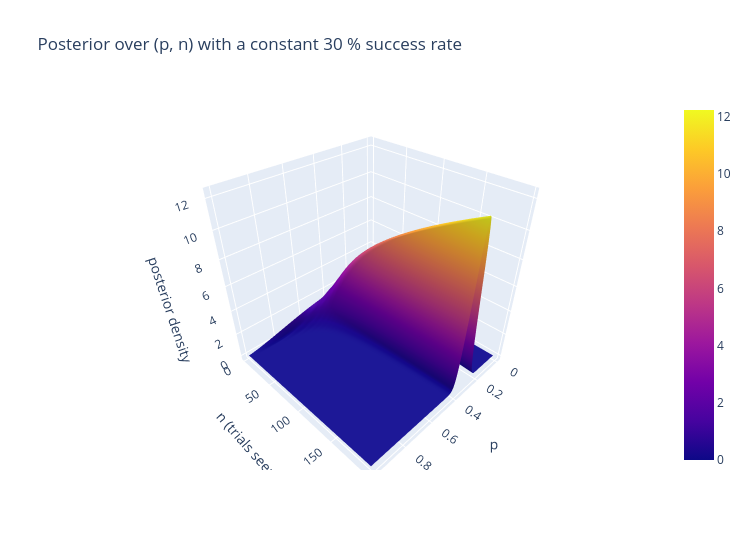

Notebook cell for this chart:
### Markdown cell above
### 8.3 Interactive Plotly version
The learning surface of 8.2; rotate and hover.

### Code cell
fig = go.Figure(go.Surface(x=p_values, y=n_values, z=Z_post, colorscale="Plasma"))
fig.update_layout(title="Posterior over (p, n) with a constant 30 % success rate", width=750, height=550,
                  scene=dict(xaxis_title="p", yaxis_title="n (trials seen)", zaxis_title="posterior density"))
fig.show()

### Figure 1 — Plotly figure (JSON) as saved in the notebook; plotly's stock layout.template omitted (floating-point values rounded to 4 significant figures; data arrays with more than 128 entries replaced by an {"elided": "..."} marker saying what was removed)
{"data": [{"colorscale": [[0.0, "#0d0887"], [0.1111, "#46039f"], [0.2222, "#7201a8"], [0.3333, "#9c179e"], [0.4444, "#bd3786"], [0.5556, "#d8576b"], [0.6667, "#ed7953"], [0.7778, "#fb9f3a"], [0.8889, "#fdca26"], [1.0, "#f0f921"]], "type": "surface", "x": {"elided": "150 float values"}, "y": [2, 7, 12, 17, 22, 27, 32, 37, 42, 47, 52, 57, 62, 67, 72, 77, 82, 87, 92, 97, 102, 107, 112, 117, 122, 127, 132, 137, 142, 147, 152, 157, 162, 167, 172, 177, 182, 187, 192, 197], "z": {"elided": "40x150 float values"}}], "layout": {"height": 550, "scene": {"xaxis": {"title": {"text": "p"}}, "yaxis": {"title": {"text": "n (trials seen)"}}, "zaxis": {"title": {"text": "posterior density"}}}, "title": {"text": "Posterior over (p, n) with a constant 30 % success rate"}, "width": 750}}
